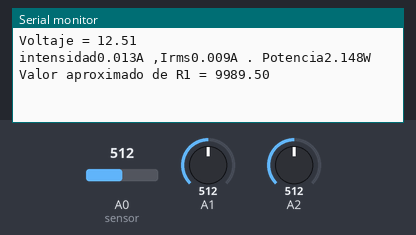
Simulated run of this sketch. Board: Arduino Uno, built with avr-gcc and run on an emulated ATmega328P. Shown: the last lines printed to the serial monitor. Inputs (shaded band) come from the test bench; at power-on: A2 = 512, A0 (sensor) = 512, A1 = 512.

Above: at 1.2 s.
1.3 s: A2 set to 0
At 3.6 s:
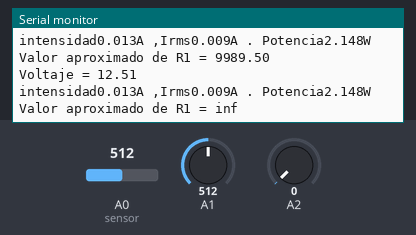
7.7 s: A0 (sensor) set to 716
9.2 s: A1 set to 716
At 10.4 s:
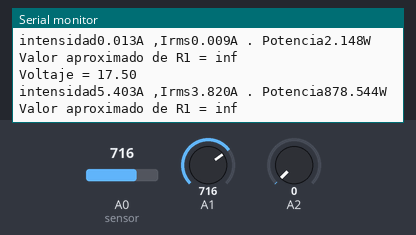
10.7 s: A2 set to 122
At 13.3 s:
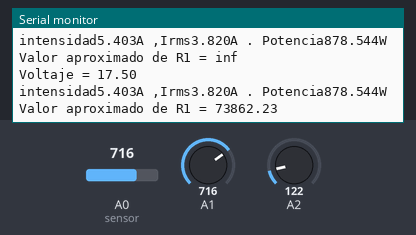
18.6 s: A0 (sensor) set to 900
At 19.1 s:
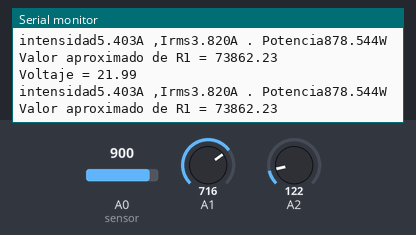
20.1 s: A1 set to 900
At 23.3 s:
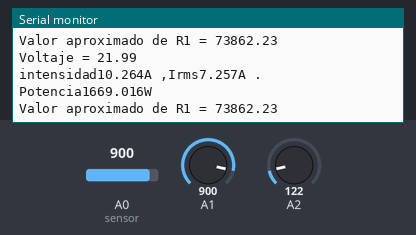
Timing chart, 0 to 24.8 s (numbered marks = the images above; inputs shaded):
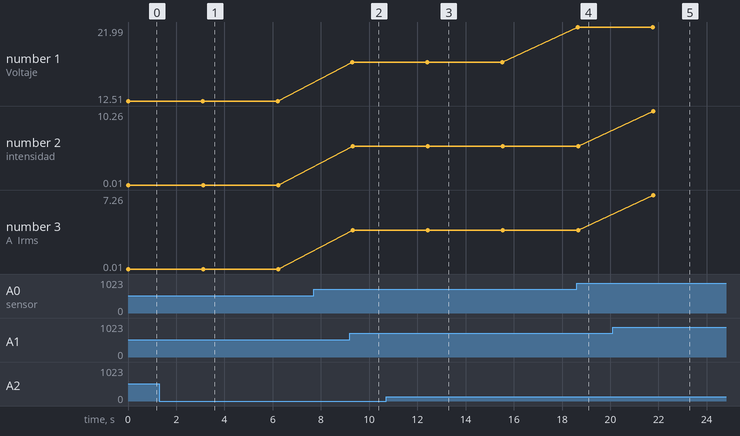

The sketch:

PF1.1BT.ino
```cpp
/*
   Fundacion Kinal
   Centro educativo tecnico laboral Kinal
   Electronica
   Grado: Quinto
   Sección: A
   Curso: Taller de electronica digital y reparación de computadoras I
   Nombre: Guillermo Antonio Franco Longo
   Profe. Alejandro Navas
   Carnet: 2022357
   Proyecto: Proyecto final
*/


//Variables Voltaje
const int sensor= A0; // Sensor FZ0430 conectado al ping A0
int sensorvalue;      // Variable que almacena el valor de 0 a 1023
float V;              // Almacena el voltaje de 0.0 a 25.0


//Variables Amperaje
//Sensibilidad del sensor
float SEN = 0.185; // Para el sensor de 5 A
int SAMPLESNUMBER = 100;

//Variables Resistencia

int sensorPin = A3;
int valorsensor;
float voltaje, r1, r2;

// Variables para Bluetooth
#include <SoftwareSerial.h>
const int bluetoothTx = 10;  // Pin TX del módulo Bluetooth conectado al pin 2 del Arduino
const int bluetoothRx = 11;  // Pin RX del módulo Bluetooth conectado al pin 3 del Arduino
SoftwareSerial BT(bluetoothTx, bluetoothRx);


void setup() {
 Serial.begin(9600);
 BT.begin(9600); // Inicializamos el puerto serie BT
 //Resistencia
 r2 = 10000; // R2 = 10KΩ
}

void loop() {

  // sensor de voltaje
  sensorvalue= analogRead(sensor); //Realiza la lectura
  V= fmap(sensorvalue,0,1023,0.0,25.0); // cambia a 0.0 - 25
  Serial.print("Voltaje = ");
  Serial.println(V); // imprime la variable


  // fin sensor de voltaje
  // Inicio sensor de amperaje

  float current = getCorriente(SAMPLESNUMBER);
  float currentRMS = 0.707 * current;
  float power = 230.0 * currentRMS;

   printm("intensidad", current, "A ,");
   printm("Irms", currentRMS, "A . ");
   printm("Potencia", power, "W");


   //Fin Sensor de amperaje
  // Inicio Resistencia

  float R2 = 10000;
  float Vout = analogRead(A2);
  float Vout2= map(Vout,0,1023,0,500000);
  float Vout3= Vout2/100000;
  float V1 = (R2*5) / Vout3;
  float R1 = V1 - R2;
  R1=R1+9;
  Serial.println();
  Serial.print("Valor aproximado de R1 = ");
  Serial.println(R1);


  // Envía la información por Bluetooth al teléfono
  // Voltaje
  BT.print(voltaje); // Envia el voltaje en voltios

  // Amperaje
  BT.print("Intensidad: ");
  BT.print(current);
  BT.print(" A, ");
  BT.print("Irms: ");
  BT.print(currentRMS);
  BT.print(" A, ");
  BT.print("Potencia: ");
  BT.print(power);
  BT.println(" W");

  // Resistencia
  BT.print(R1);
  BT.println("Ω");
  delay(3000);
}

//Sensor de voltaje
// Cambio de escala para dar lectura mas precisa
float fmap(float x, float in_min, float in_max, float out_min, float out_max)
{
  return (x - in_min) * (out_max - out_min) / (in_max - in_min) + out_min;

}
// fin sensor de voltaje

// Sensor de amperaje
void printm( String prefix, float value1, String postfix)
{
  Serial.print(prefix);
  Serial.print(value1, 3);
  Serial.print(postfix);

}

float getCorriente(int SN){
  float Volt;
  float corriente = 0;

  for(int i=0; i < SN; i++)
  {
    Volt = analogRead(A1) * 5.0 / 1023.0;
    corriente += (Volt -2.5) / SEN;
  }
  return(corriente / SN);
}
```

Measured:
- after the input at 1.3 s, the serial monitor: prints a new line after 1.9 s (image 1)
- after the input at 9.2 s, the serial monitor: prints a new line after 0.13 s (image 2)
- after the input at 10.7 s, the serial monitor: prints a new line after 1.8 s (image 3)
- after the input at 18.6 s, the serial monitor: prints a new line at once (image 4)
- after the input at 20.1 s, the serial monitor: prints a new line after 1.7 s (image 5)
- plotted number 1: 17.5 → 21.99 after the input at 18.6 s
- plotted number 2: 0.01 → 5.4 after the input at 9.2 s, 5.4 → 10.26 after the input at 20.1 s
- plotted number 3: 0.01 → 3.82 after the input at 9.2 s, 3.82 → 7.26 after the input at 20.1 s
